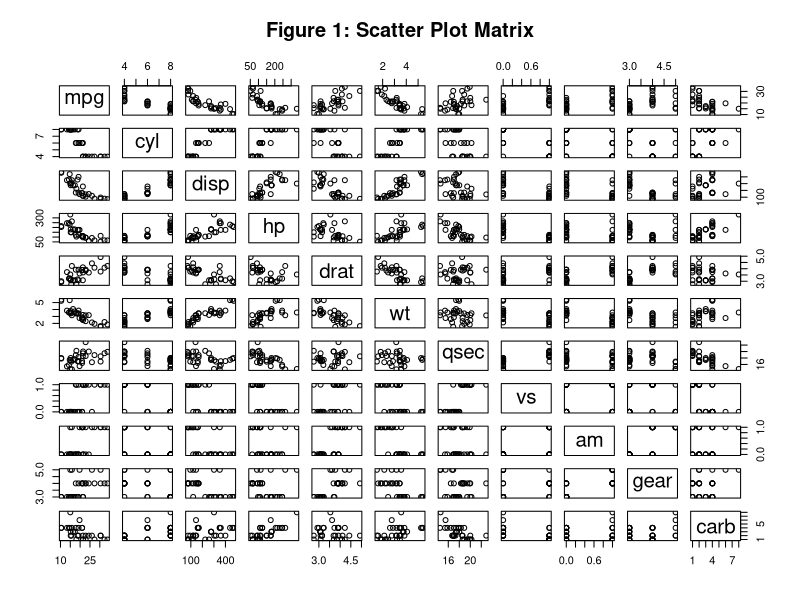
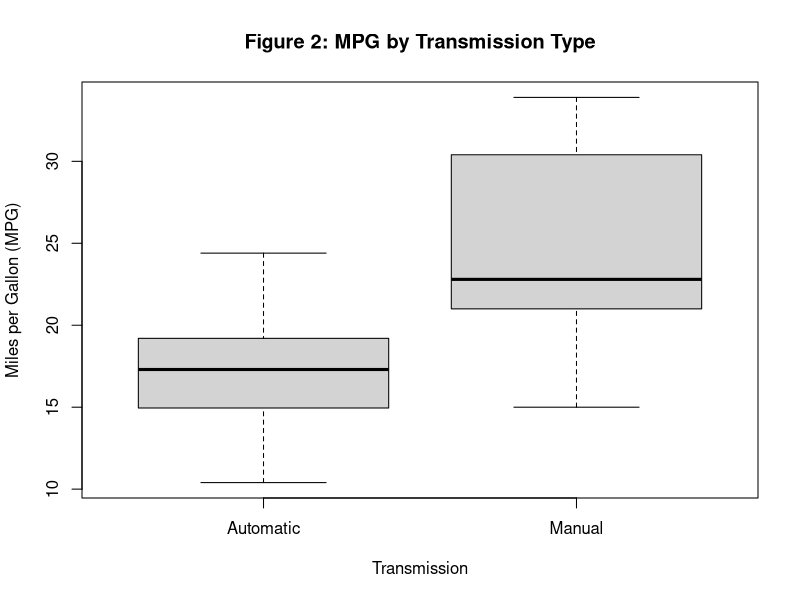
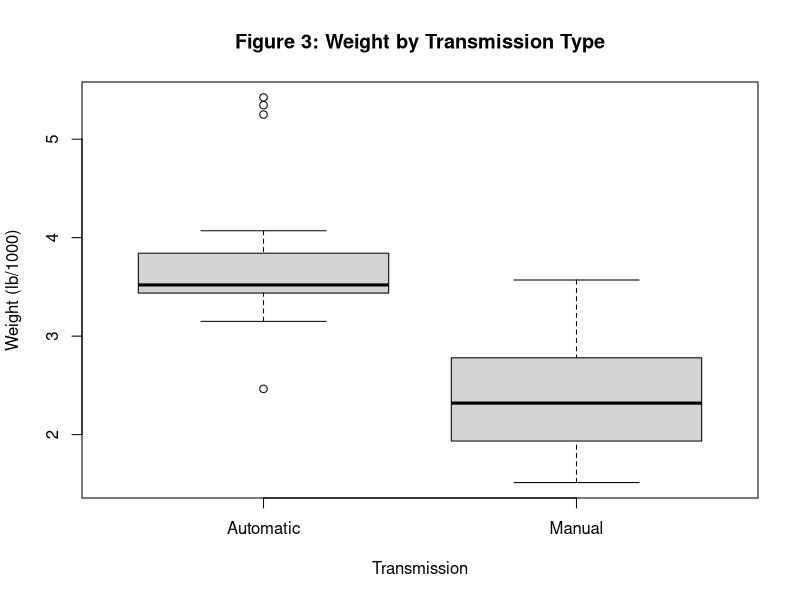
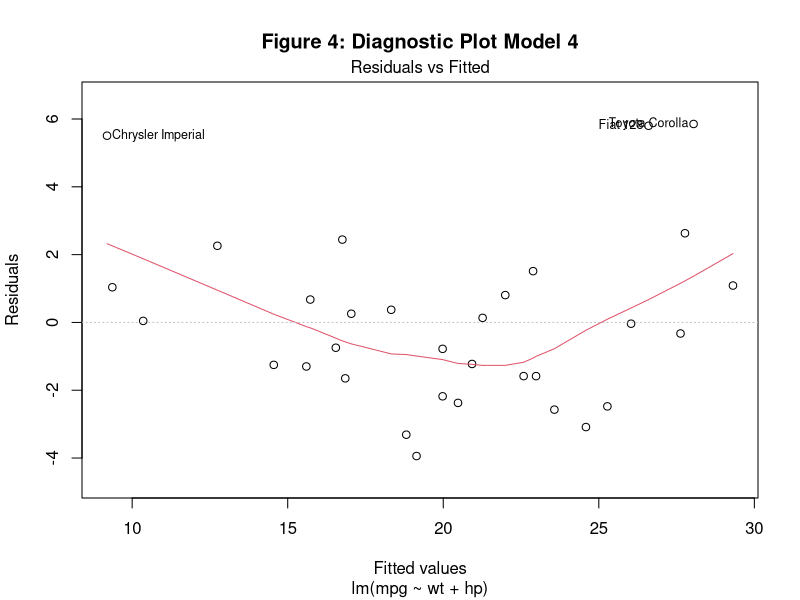
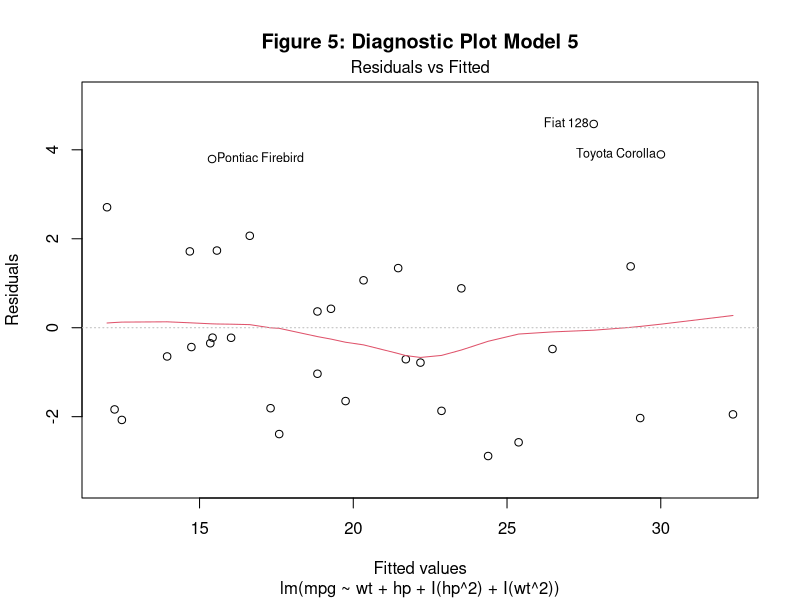

Generate these figures, in order, with R:
## ---- chunk 1
library(xtable)
library(car)
name <- names(mtcars)
description <- c("Miles/(US) gallon", "Number of cylinders", "Displacement (cu.in.", "Gross horsepower", "Rear axle ratio", "Weight (lb/1000)", "1/4 mile time", "V/S", "Transmission (0 = automatic, 1 = manual)", "Number of forward gears", "Number of carburetors")
dataset <- cbind(name, description)
print(xtable(dataset, caption = "Motor Trend Data, 1974"), comment = FALSE, type = 'latex')
correlations <- cor(mtcars)
xtable(correlations, caption = "Correlation Matrix")

pairs(mtcars, main = "Figure 1: Scatter Plot Matrix")
boxplot(mpg ~ am, data = mtcars, names = c("Automatic", "Manual"), main = "Figure 2: MPG by Transmission Type", ylab = "Miles per Gallon (MPG)", xlab = "Transmission")
data <- mtcars
data$am <- ifelse(data$am == 0, "Automatic", "Manual")
fit1 <- lm(mpg ~ am, data)
print(xtable(summary(fit1), caption = "Model 1 Summary"), comment = FALSE, type = 'latex')
fit2 <- lm(mpg ~ am + cyl + disp + hp + drat + wt +vs, data)
print(xtable(summary(fit2), caption = "Model 2 Summary"), comment = FALSE, type = 'latex')

x <- vif(fit2)
variables <- names(x)
vif <- c("3.60", "12.02", "10.57", "4.76", "3.06", "6.12", "4.07")
vifmod2 <- cbind(variables, vif)
print(xtable(vifmod2, caption = "VIF Values"), comment = FALSE, type = 'latex')
fit3 <- lm(mpg ~ am + hp + drat + wt +vs, data)
print(xtable(summary(fit3), caption = "Model 3 Summary"), comment = FALSE, type = 'latex')
boxplot(wt~am, data=data, main = "Figure 3: Weight by Transmission Type", ylab = "Weight (lb/1000)", xlab = "Transmission")
fit4  <-  lm(mpg ~ wt + hp, data = mtcars)
print(xtable(summary(fit4), caption = "Model 4 Summary"), comment = FALSE, type = 'latex')
plot(fit4, 1, main = "Figure 4: Diagnostic Plot Model 4")
fit5  <-  lm(mpg ~ wt + hp + I(hp^2) + I(wt^2), data)
print(xtable(summary(fit5), caption = "Model 5 Summary"), comment = FALSE, type = 'latex')
plot(fit5, 1, main = "Figure 5: Diagnostic Plot Model 5")
